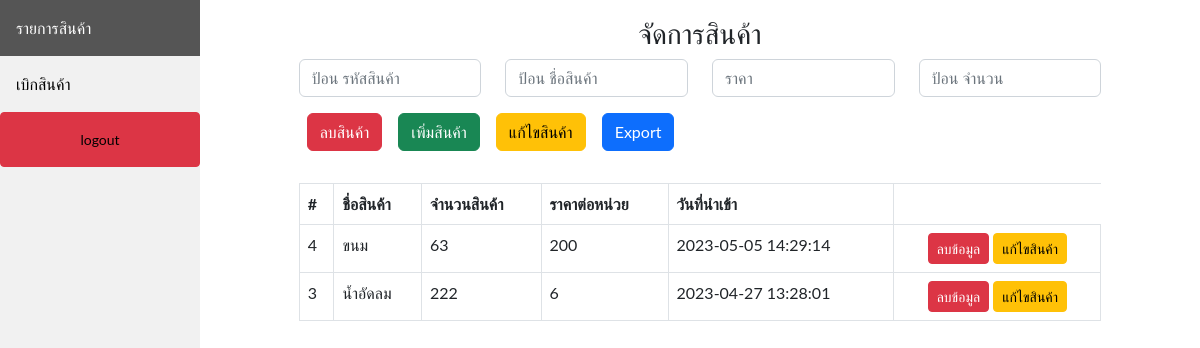
/manage.php, run on the app's committed database.
### tables this page shows
CREATE TABLE `tb_goods` (
  `id_goods` int(11) NOT NULL,
  `goodsname` varchar(100) NOT NULL,
  `price` int(11) NOT NULL,
  `amount` int(11) NOT NULL,
  `date` timestamp NOT NULL DEFAULT current_timestamp() ON UPDATE current_timestamp()
);

### manage.php (the view, shortened to what this page needs)
<?php
include('menu.php');
include('server.php');
$query = "SELECT*FROM tb_goods GROUP BY  id_goods DESC";
$result = mysqli_query($conn, $query);
?>
<head>
</head>
<body>
  <div class="container-fueid">
    <div class="content">
      <div class=row>
        <div class="col-1">
        </div>
        <div class="col-10">
          <div class="h3 mt-3 text-center">จัดการสินค้า</div>
          <form action="manage_db.php" method="post">
            <table class="table table-bordered mt-3">
              <thead>
                <div class="row">
                  <div class="col">
                    <input type="text" name="id_goods" placeholder="ป้อน รหัสสินค้า" onfocus="this.value=''" class="form-control">
                  </div>
                  <div class="col">
                    <div class="goodsname">
                      <input type="text" name="goodsname" placeholder="ป้อน ชื่อสินค้า" onfocus="this.value=''" class="form-control">
                    </div>
                  </div>
                  <div class="col">
                    <div class="price">
                      <input type="number" name="price" placeholder="ราคา" onfocus="this.value=''" class="form-control">
                    </div>
                  </div>
                  <div class="col">
                    <div class="amount">
                      <input type="number" name="amount" placeholder="ป้อน จำนวน" onfocus="this.value=''" class="form-control">
                    </div>
                  </div>
                </div>
                <input type="submit" class="btn btn-danger mt-3 mx-2" name="delete" value="ลบสินค้า">
                <input type="submit" class="btn btn-success mt-3 mx-2" name="add" value="เพิ่มสินค้า">
                <input type="submit" class="btn btn-warning mt-3 mx-2" name="edit" value="แก้ไขสินค้า">
                <a href="exportData.php" class="btn btn-primary mt-3 mx-2"><i class="dwn"></i>Export</a>
          </form>
        </div>
        <div class="table-responsive">
          <table class="table table-bordered table-hover">
            <thead>
              <tr>
                <th scope="col">#</th>
                <th scope="col">ชื่อสินค้า</th>
                <th scope="col">จำนวนสินค้า</th>
                <th scope="col">ราคาต่อหน่วย</th>
                <th scope="col">วันที่นำเข้า</th>
              </tr>
            </thead>
            <tbody>
              <?php while ($row = mysqli_fetch_assoc($result)) { ?>
                <tr>
                  <td><?php echo $row["id_goods"]; ?></td>
                  <td><?php echo $row["goodsname"]; ?></td>
                  <td><?php echo $row["amount"]; ?></td>
                  <td><?php echo $row["price"]; ?></td>
                  <td><?php echo $row["date"]; ?></td>
                  <td class="text-center">
                    <a href="deletedatamember.php?idm=<?php echo $row["id_goods"]; ?>" class="btn btn-danger btn-sm ">ลบข้อมูล</a>
                    <a href="deletedatamember.php?idm=<?php echo $row["id_goods"]; ?>" class="btn btn-warning btn-sm ">แก้ไขสินค้า</a>
                  </td>
                </tr>
              <?php } ?>
            </tbody>
          </table>
        </div>
      </div>
    </div>
  </div>
</body>

### menu.php (style rules this page uses)
body { margin: 0; font-family: "Lato", sans-serif; }
div.content { margin-left: 200px; padding: 1px 16px; height: 1000px; }

### data on the page
tb_goods: id_goods "4", goodsname "ขนม", amount "63", price "200", date "2023-05-05 14:29:14"
tb_goods: id_goods "3", goodsname "น้ำอัดลม", amount "222", price "6", date "2023-04-27 13:28:01"
